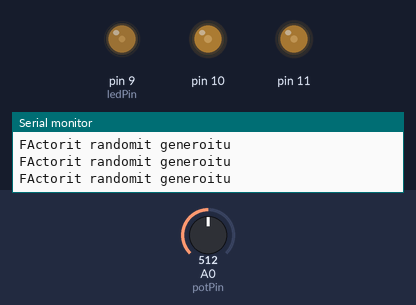
Bench run of a sketch on a simulated Arduino Uno, built with avr-gcc and run on an emulated ATmega328P. Shown: output pins drawn as LEDs (lit = HIGH), the last lines printed to the serial monitor. The inputs (shaded band) are chosen by the test bench; at power-on: A0 (potPin) = 512. Random numbers use the default seed unless the sketch sets one.

Above: at 1.2 s.
1.3 s: A0 (potPin) set to 716
At 1.66 s:
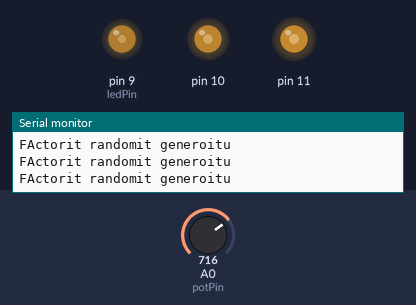
4.3 s: A0 (potPin) set to 900
At 5.29 s:
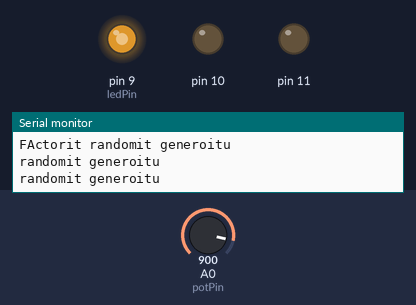
7.3 s: A0 (potPin) set to 1010
At 9.85 s:
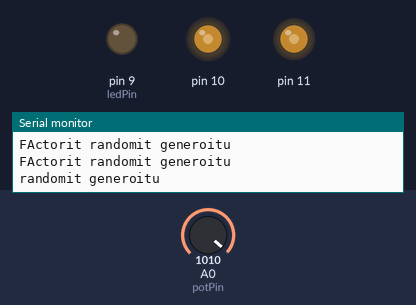
19.3 s: A0 (potPin) set to 306
Timing chart, 0 to 25.7 s (numbered marks = the images above; inputs shaded):
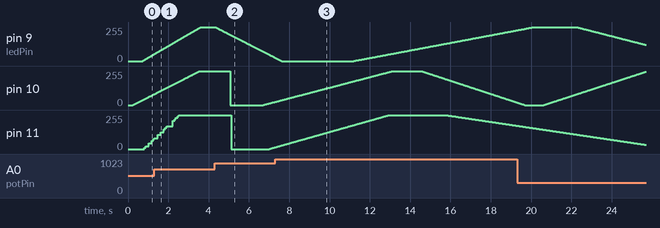

The sketch:

RandomBlinker.ino
```cpp
// Moodi-ideat:
//Moodi 1: sopivan keltainen valo
//1. ekalla potikalla saataa vain kirkkautta.
//2. potikalla saadetaan paljonko liekki elaa.
//3. potikalla saadetaan varilampotilaa
//Moodi 2: Jokainen potikka saataa varin kirkkautta
//Moodi 3: Random RGB-vilkunta.
//1. potikka saataa maksimikirkkautta
//2. potikka voisi saataa random ajan pituutta
//3. potikka voisi saataa kuinka paljon valot himmenee
//Moodi 4:
//Taysin randomimoodi: arvottu aika kuinka usein muuttuu ohjelma, ja sitten aina random ohjelma, ehka myos random alin kirkkaus ja maksimikirkkaus


typedef struct{
  int ledPin;
  int potPin;
  long startTime;
  long offInterval;
  long raiseInterval;
  long onInterval;
  long lowerInterval;

  int offMin;
  int offMax;
  int raiseMin;
  int raiseMax;
  int onMin;
  int onMax;
  int lowerMin;
  int lowerMax;
  double randomFactor;

  //state 0=start, 1=off, 2=raise, 3=on, 4 lower
  int state;
  int running;
  int maxBrightness;
}
ledSeries;

void generateRandomTimes(ledSeries *ledSeriesX);
void changeState(ledSeries *ledSeriesX);
void executeLedJob(ledSeries *ledSeriesX);
void setRandomFactors(ledSeries *ledSeriesX);

ledSeries ledSeries1;
ledSeries ledSeries2;
ledSeries ledSeries3;

//mode 0=normal light with fading,1=random blinking
int programMode=1;
//testipinni potentiometrille
int potPin=0;
int potCheckInterval=100;
long potCheckTime=0;


void setup() {
  // set the digital pin as output:
ledSeries1.ledPin=9;
ledSeries1.potPin=0;
ledSeries1.startTime=0;
ledSeries1.offInterval=0;
ledSeries1.raiseInterval=0;
ledSeries1.onInterval=0;
ledSeries1.lowerInterval=0;

ledSeries1.offMin=50;
ledSeries1.offMax=1000;
ledSeries1.raiseMin=50;
ledSeries1.raiseMax=4000;
ledSeries1.onMin=50;
ledSeries1.onMax=1000;
ledSeries1.lowerMin=50;
ledSeries1.lowerMax=4000;
ledSeries1.randomFactor=1.0;

//state 0=start, 1=off, 2=raise, 3=on, 4 lower
ledSeries1.state=0;
ledSeries1.running=0;
ledSeries1.maxBrightness=255;


//Series 2
ledSeries2.ledPin=10;
ledSeries2.potPin=0;
ledSeries2.startTime=0;
ledSeries2.offInterval=0;
ledSeries2.raiseInterval=0;
ledSeries2.onInterval=0;
ledSeries2.lowerInterval=0;

ledSeries2.offMin=50;
ledSeries2.offMax=1000;
ledSeries2.raiseMin=50;
ledSeries2.raiseMax=4000;
ledSeries2.onMin=50;
ledSeries2.onMax=1000;
ledSeries2.lowerMin=50;
ledSeries2.lowerMax=4000;
ledSeries2.randomFactor=1.0;

//state 0=start, 1=off, 2=raise, 3=on, 4 lower
ledSeries2.state=0;
ledSeries2.running=0;
ledSeries2.maxBrightness=255;

//Series 3
ledSeries3.ledPin=11;
ledSeries3.potPin=0;
ledSeries3.startTime=0;
ledSeries3.offInterval=0;
ledSeries3.raiseInterval=0;
ledSeries3.onInterval=0;
ledSeries3.lowerInterval=0;

ledSeries3.offMin=50;
ledSeries3.offMax=1000;
ledSeries3.raiseMin=50;
ledSeries3.raiseMax=4000;
ledSeries3.onMin=50;
ledSeries3.onMax=1000;
ledSeries3.lowerMin=50;
ledSeries3.lowerMax=4000;
ledSeries3.randomFactor=1.0;

//state 0=start, 1=off, 2=raise, 3=on, 4 lower
ledSeries3.state=0;
ledSeries3.running=0;
ledSeries3.maxBrightness=255;
  //
  pinMode(ledSeries1.ledPin, OUTPUT);
  pinMode(ledSeries2.ledPin, OUTPUT);
  pinMode(ledSeries3.ledPin, OUTPUT);


  Serial.begin(57600);
  Serial.println("Ready");
}

void loop(){

  //normal fading in use
  if(programMode==0){
    if(millis()-potCheckTime>potCheckInterval){
      potCheckTime=millis();
      int val = analogRead(potPin);            // reads the value of the potentiometer (value between 0 and 1023)
      Serial.println(val);
      val = map(val, 0, 1023, 0, 255);
      delay(20);
      analogWrite(ledSeries1.ledPin,val);
      analogWrite(ledSeries2.ledPin,val);
      analogWrite(ledSeries3.ledPin,val);
      Serial.print("Potentioarvo:");
      Serial.println(val);
    }

  }

  //random mode in use
  if(programMode==1){
    if(millis()-potCheckTime>potCheckInterval){
      potCheckTime=millis();
      setRandomFactors(&ledSeries1);
      setRandomFactors(&ledSeries2);
      setRandomFactors(&ledSeries3);
    }
    executeLedJob(&ledSeries1);
    executeLedJob(&ledSeries2);
    executeLedJob(&ledSeries3);
  }

}

void generateRandomTimes(ledSeries *ledSeriesX){
    ledSeriesX->offInterval=random(ledSeriesX->randomFactor*ledSeriesX->offMin,ledSeriesX->randomFactor*ledSeriesX->offMax);
    ledSeriesX->raiseInterval=random(ledSeriesX->randomFactor*ledSeriesX->raiseMin,ledSeriesX->randomFactor*ledSeriesX->raiseMax);
    ledSeriesX->onInterval=random(ledSeriesX->randomFactor*ledSeriesX->onMin,ledSeriesX->randomFactor*ledSeriesX->onMax);
    ledSeriesX->lowerInterval=random(ledSeriesX->randomFactor*ledSeriesX->lowerMin,ledSeriesX->randomFactor*ledSeriesX->lowerMax);
    Serial.println("randomit generoitu");

}

void changeState(ledSeries *ledSeriesX){
  if(ledSeriesX->state < 4){
    ledSeriesX->state=ledSeriesX->state+1;
  }
  else
    ledSeriesX->state=0;
    ledSeriesX->running=0;

}

void setRandomFactors(ledSeries *ledSeriesX){
    int val = analogRead(ledSeriesX->potPin);            // reads the value of the potentiometer (value between 0 and 1023)
    val = map(val, 0, 1023, 0, 500);
    double tmpRandFactor=1.0*val/100.0;
    if(abs(ledSeriesX->randomFactor-tmpRandFactor)>0.1){
      ledSeriesX->randomFactor=1.0*tmpRandFactor;
      if(ledSeriesX->randomFactor<0.05)
        ledSeriesX->randomFactor=0.05;
      //ledSeriesX->randomFactor=1.0;
      Serial.println("FActorit randomit generoitu");

    }
}

void executeLedJob(ledSeries *ledSeriesX){

  if(ledSeriesX->state==0){
    generateRandomTimes(ledSeriesX);
    ledSeriesX->state=1;
  }

  //state OFF
  if(ledSeriesX->state==1){
    //Serial.println("off");
    if(ledSeriesX->running==0){
      ledSeriesX->startTime=millis();
      ledSeriesX->running=1;
    }
    if(millis()-ledSeriesX->startTime<(ledSeriesX->offInterval)){
      analogWrite(ledSeriesX->ledPin,0);
    }
    else{
      changeState(ledSeriesX);
    }
  }

  //raising
  if(ledSeriesX->state==2){
    //Serial.println("rising");
    if(ledSeriesX->running==0){
      ledSeriesX->startTime=millis();
      ledSeriesX->running=1;
    }
    if(millis()-ledSeriesX->startTime<(ledSeriesX->raiseInterval)){
      long diff=ledSeriesX->raiseInterval-(millis()-ledSeriesX->startTime);
      long pinVal=(1.0-1.0*diff/ledSeriesX->raiseInterval)*ledSeriesX->maxBrightness;

      analogWrite(ledSeriesX->ledPin,pinVal);
    }
    else{
      changeState(ledSeriesX);
    }
  }

  //On
  if(ledSeriesX->state==3){
    //Serial.println("on");
    if(ledSeriesX->running==0){
      ledSeriesX->startTime=millis();
      ledSeriesX->running=1;
    }
    if(millis()-ledSeriesX->startTime<(ledSeriesX->onInterval)){
      //analogWrite(ledPin,255);
    }
    else{
      changeState(ledSeriesX);
    }
  }
  //Lower
  if(ledSeriesX->state==4){
    //Serial.println("Dimming");
    if(ledSeriesX->running==0){
      ledSeriesX->startTime=millis();
      ledSeriesX->running=1;
    }
    if(millis()-ledSeriesX->startTime<(ledSeriesX->lowerInterval)){
      long diff=ledSeriesX->lowerInterval-(millis()-ledSeriesX->startTime);
      long pinVal=(1.0*diff/ledSeriesX->lowerInterval*ledSeriesX->maxBrightness);
      //Serial.println(pinVal);

      analogWrite(ledSeriesX->ledPin,pinVal);

    }
    else{
      changeState(ledSeriesX);
    }
  }


}
```

Measured:
- by itself, pin 10: rises from 24/255 to 254/255 in 5.8 s, then falls to 20/255 in 6.2 s
- by itself, pin 11: rises from 13/255 to 254/255 in 5.6 s, then falls to 175/255 in 6.4 s
